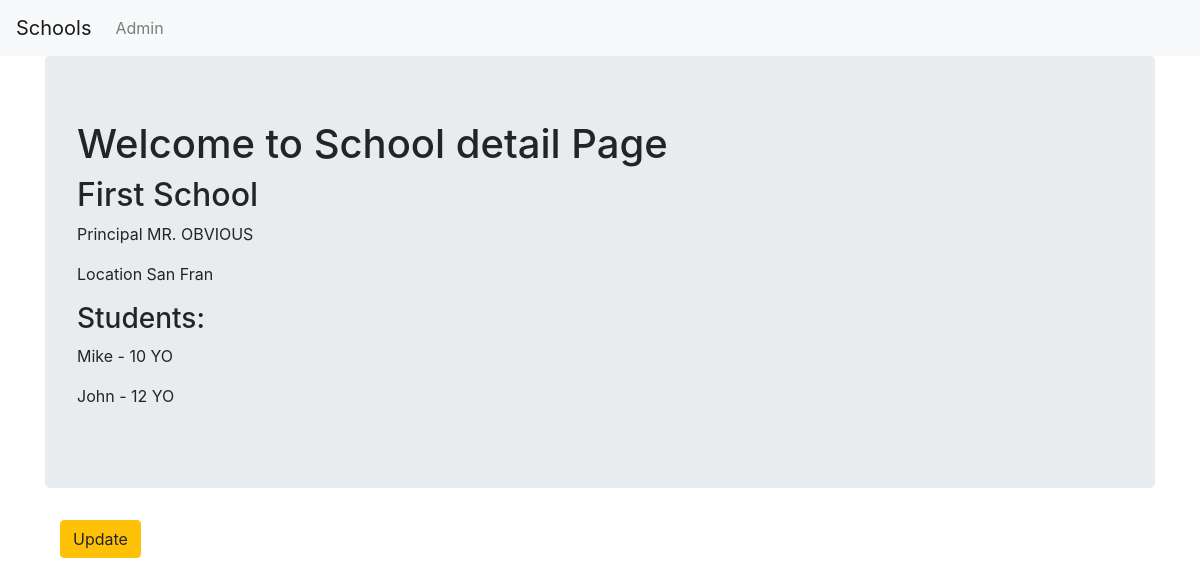
/basic_app/1/, run on the app's committed database.
### basic_app/models.py (models this page shows, shortened)
class School(models.Model):
    name = models.CharField(max_length=250)
    principal = models.CharField(max_length=250)
    location = models.CharField(max_length=250)

class Student(models.Model):
    name = models.CharField(max_length=250)
    age = models.PositiveIntegerField()
    school = models.ForeignKey(
        School, related_name='students', on_delete=models.CASCADE)

### basic_app/views.py (the view)
# urls.py: path('<int:pk>/', views.SchoolDetailView.as_view(), name="detail"),
class SchoolDetailView(DetailView):
    context_object_name = 'school_detail'
    model = models.School
    template_name = 'basic_app/school_detail.html'

### basic_app/templates/basic_app/school_detail.html
{% extends 'basic_app/basic_app_base.html' %}
{% block body_block %}
<div class="jumbotron">
    <h1>Welcome to School detail Page</h1>
    <h2>{{ school_detail.name }}</h2>
    <p>Principal {{ school_detail.principal }}</p>
    <p>Location {{ school_detail.location }}</p>
    <h3>Students:</h3>
    {% for student in school_detail.students.all %}
    <p>{{ student.name }} - {{ student.age }} YO</p>
    {% endfor %}
</div>
<div class="container">
    <p><a class="btn btn-warning" href="{% url 'basic_app:update' pk=school_detail.pk %}">Update</a></p>
</div>
{% endblock %}

### data on the page
School: name "First School", principal "MR. OBVIOUS", location "San Fran"
Student: name "Mike", age "10"
Student: name "John", age "12"
